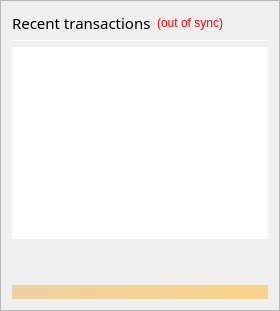
                <widget class="QFrame" name="frame_RecentTransactions">
                 <property name="minimumSize">
                  <size>
                   <width>0</width>
                   <height>0</height>
                  </size>
                 </property>
                 <property name="frameShape">
                  <enum>QFrame::StyledPanel</enum>
                 </property>
                 <property name="frameShadow">
                  <enum>QFrame::Raised</enum>
                 </property>
                 <layout class="QVBoxLayout" name="verticalLayout_1" stretch="0,0,0,0,0">
                  <item>
                   <layout class="QHBoxLayout" name="horizontalLayout_2">
                    <item>
                     <widget class="QLabel" name="label_4">
                      <property name="minimumSize">
                       <size>
                        <width>0</width>
                        <height>20</height>
                       </size>
                      </property>
                      <property name="font">
                       <font>
                        <family>Arial Black</family>
                        <pointsize>11</pointsize>
                        <weight>10</weight>
                        <italic>false</italic>
                        <bold>false</bold>
                       </font>
                      </property>
                      <property name="styleSheet">
                       <string notr="true">font: 87 11pt &quot;Arial Black&quot;;
selection-color: rgb(0, 0, 0);</string>
                      </property>
                      <property name="text">
                       <string>Recent transactions</string>
                      </property>
                     </widget>
                    </item>
                    <item>
                     <widget class="QLabel" name="labelTransactionsStatus">
                      <property name="cursor">
                       <cursorShape>WhatsThisCursor</cursorShape>
                      </property>
                      <property name="toolTip">
                       <string>The displayed information may be out of date. Your wallet automatically synchronizes with the NORT network after a connection is established, but this process has not completed yet.</string>
                      </property>
                      <property name="styleSheet">
                       <string notr="true">QLabel { color: red; }</string>
                      </property>
                      <property name="text">
                       <string notr="true">(out of sync)</string>
                      </property>
                      <property name="alignment">
                       <set>Qt::AlignRight|Qt::AlignTrailing|Qt::AlignVCenter</set>
                      </property>
                     </widget>
                    </item>
                    <item>
                     <spacer name="horizontalSpacer">
                      <property name="orientation">
                       <enum>Qt::Horizontal</enum>
                      </property>
                      <property name="sizeHint" stdset="0">
                       <size>
                        <width>40</width>
                        <height>20</height>
                       </size>
                      </property>
                     </spacer>
                    </item>
                   </layout>
                  </item>
                  <item>
                   <widget class="Line" name="line">
                    <property name="minimumSize">
                     <size>
                      <width>0</width>
                      <height>1</height>
                     </size>
                    </property>
                    <property name="maximumSize">
                     <size>
                      <width>16777215</width>
                      <height>1</height>
                     </size>
                    </property>
                    <property name="orientation">
                     <enum>Qt::Horizontal</enum>
                    </property>
                   </widget>
                  </item>
                  <item>
                   <widget class="QListView" name="listTransactions">
                    <property name="minimumSize">
                     <size>
                      <width>0</width>
                      <height>0</height>
                     </size>
                    </property>
                    <property name="styleSheet">
                     <string notr="true">QListView { background: transparent; }
font: 75 8pt &quot;MS Shell Dlg 2&quot;;</string>
                    </property>
                    <property name="frameShape">
                     <enum>QFrame::NoFrame</enum>
                    </property>
                    <property name="verticalScrollBarPolicy">
                     <enum>Qt::ScrollBarAlwaysOff</enum>
                    </property>
                    <property name="horizontalScrollBarPolicy">
                     <enum>Qt::ScrollBarAlwaysOff</enum>
                    </property>
                    <property name="selectionMode">
                     <enum>QAbstractItemView::NoSelection</enum>
                    </property>
                   </widget>
                  </item>
                  <item>
                   <spacer name="verticalSpacer_2">
                    <property name="orientation">
                     <enum>Qt::Vertical</enum>
                    </property>
                    <property name="sizeType">
                     <enum>QSizePolicy::Expanding</enum>
                    </property>
                    <property name="sizeHint" stdset="0">
                     <size>
                      <width>20</width>
                      <height>40</height>
                     </size>
                    </property>
                   </spacer>
                  </item>
                  <item>
                   <widget class="QLabel" name="labelAlerts">
                    <property name="maximumSize">
                     <size>
                      <width>16777215</width>
                      <height>16777215</height>
                     </size>
                    </property>
                    <property name="styleSheet">
                     <string notr="true">background-color: qlineargradient(x1: 0, y1: 0, x2: 1, y2: 0, stop:0 #F0D0A0, stop:1 #F8D488); color:#000000;</string>
                    </property>
                    <property name="text">
                     <string/>
                    </property>
                    <property name="wordWrap">
                     <bool>true</bool>
                    </property>
                    <property name="margin">
                     <number>3</number>
                    </property>
                   </widget>
                  </item>
                 </layout>
                </widget>
